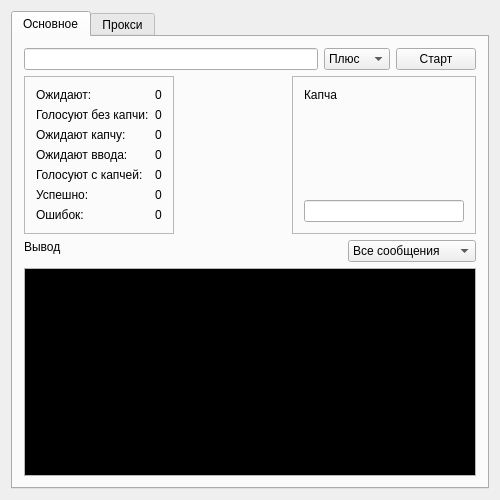
<?xml version="1.0" encoding="UTF-8"?>
<ui version="4.0">
 <class>GUI</class>
 <widget class="QWidget" name="GUI">
  <property name="geometry">
   <rect>
    <x>0</x>
    <y>0</y>
    <width>500</width>
    <height>500</height>
   </rect>
  </property>
  <property name="minimumSize">
   <size>
    <width>400</width>
    <height>500</height>
   </size>
  </property>
  <property name="windowTitle">
   <string>MainWindow</string>
  </property>
  <layout class="QGridLayout" name="gridLayout_9">
   <item row="0" column="0">
    <widget class="QTabWidget" name="tabs">
     <property name="currentIndex">
      <number>0</number>
     </property>
     <widget class="QWidget" name="tab_1">
      <attribute name="title">
       <string>Основное</string>
      </attribute>
      <layout class="QGridLayout" name="gridLayout_6">
       <item row="6" column="0">
        <layout class="QVBoxLayout" name="verticalLayout">
         <item>
          <layout class="QHBoxLayout" name="horizontalLayout_5">
           <item alignment="Qt::AlignLeft|Qt::AlignTop">
            <widget class="QLabel" name="label_2">
             <property name="text">
              <string>Вывод</string>
             </property>
            </widget>
           </item>
           <item alignment="Qt::AlignRight|Qt::AlignTop">
            <widget class="QComboBox" name="combobox_loglevel">
             <item>
              <property name="text">
               <string>Все сообщения</string>
              </property>
             </item>
             <item>
              <property name="text">
               <string>Только основные</string>
              </property>
             </item>
            </widget>
           </item>
          </layout>
         </item>
         <item>
          <widget class="QPlainTextEdit" name="editor_output">
           <property name="minimumSize">
            <size>
             <width>0</width>
             <height>0</height>
            </size>
           </property>
           <property name="palette">
            <palette>
             <active>
              <colorrole role="Light">
               <brush brushstyle="SolidPattern">
                <color alpha="255">
                 <red>255</red>
                 <green>255</green>
                 <blue>255</blue>
                </color>
               </brush>
              </colorrole>
              <colorrole role="Text">
               <brush brushstyle="SolidPattern">
                <color alpha="255">
                 <red>255</red>
                 <green>255</green>
                 <blue>255</blue>
                </color>
               </brush>
              </colorrole>
              <colorrole role="Base">
               <brush brushstyle="SolidPattern">
                <color alpha="255">
                 <red>0</red>
                 <green>0</green>
                 <blue>0</blue>
                </color>
               </brush>
              </colorrole>
             </active>
             <inactive>
              <colorrole role="Light">
               <brush brushstyle="SolidPattern">
                <color alpha="255">
                 <red>255</red>
                 <green>255</green>
                 <blue>255</blue>
                </color>
               </brush>
              </colorrole>
              <colorrole role="Text">
               <brush brushstyle="SolidPattern">
                <color alpha="255">
                 <red>255</red>
                 <green>255</green>
                 <blue>255</blue>
                </color>
               </brush>
              </colorrole>
              <colorrole role="Base">
               <brush brushstyle="SolidPattern">
                <color alpha="255">
                 <red>0</red>
                 <green>0</green>
                 <blue>0</blue>
                </color>
               </brush>
              </colorrole>
             </inactive>
             <disabled>
              <colorrole role="Light">
               <brush brushstyle="SolidPattern">
                <color alpha="255">
                 <red>255</red>
                 <green>255</green>
                 <blue>255</blue>
                </color>
               </brush>
              </colorrole>
              <colorrole role="Text">
               <brush brushstyle="SolidPattern">
                <color alpha="255">
                 <red>122</red>
                 <green>122</green>
                 <blue>122</blue>
                </color>
               </brush>
              </colorrole>
              <colorrole role="Base">
               <brush brushstyle="SolidPattern">
                <color alpha="255">
                 <red>255</red>
                 <green>255</green>
                 <blue>255</blue>
                </color>
               </brush>
              </colorrole>
             </disabled>
            </palette>
           </property>
           <property name="font">
            <font>
             <family>Andale Mono</family>
             <pointsize>12</pointsize>
            </font>
           </property>
           <property name="toolTip">
            <string>&lt;html&gt;&lt;head/&gt;&lt;body&gt;&lt;p&gt;Сообщения о работе&lt;/p&gt;&lt;/body&gt;&lt;/html&gt;</string>
           </property>
           <property name="verticalScrollBarPolicy">
            <enum>Qt::ScrollBarAsNeeded</enum>
           </property>
           <property name="readOnly">
            <bool>false</bool>
           </property>
           <property name="plainText">
            <string/>
           </property>
          </widget>
         </item>
        </layout>
       </item>
       <item row="5" column="0">
        <layout class="QGridLayout" name="gridLayout">
         <item row="0" column="0">
          <widget class="QFrame" name="frame_2">
           <property name="toolTip">
            <string>&lt;html&gt;&lt;head/&gt;&lt;body&gt;&lt;p&gt;Информация о прокси&lt;/p&gt;&lt;/body&gt;&lt;/html&gt;</string>
           </property>
           <property name="frameShape">
            <enum>QFrame::StyledPanel</enum>
           </property>
           <property name="frameShadow">
            <enum>QFrame::Raised</enum>
           </property>
           <layout class="QGridLayout" name="gridLayout_3">
            <item row="0" column="1">
             <layout class="QGridLayout" name="gridLayout_5">
              <item row="0" column="0">
               <widget class="QLabel" name="label_5">
                <property name="text">
                 <string>Ожидают:</string>
                </property>
               </widget>
              </item>
              <item row="0" column="1">
               <widget class="QLabel" name="label_counter_wait">
                <property name="text">
                 <string>0</string>
                </property>
               </widget>
              </item>
              <item row="1" column="0">
               <widget class="QLabel" name="label_10">
                <property name="text">
                 <string>Голосуют без капчи:</string>
                </property>
               </widget>
              </item>
              <item row="1" column="1">
               <widget class="QLabel" name="label_counter_try_vote">
                <property name="text">
                 <string>0</string>
                </property>
               </widget>
              </item>
              <item row="2" column="0">
               <widget class="QLabel" name="label_12">
                <property name="text">
                 <string>Ожидают капчу:</string>
                </property>
               </widget>
              </item>
              <item row="2" column="1">
               <widget class="QLabel" name="label_counter_captcha">
                <property name="text">
                 <string>0</string>
                </property>
               </widget>
              </item>
              <item row="4" column="0">
               <widget class="QLabel" name="label_14">
                <property name="text">
                 <string>Голосуют с капчей:</string>
                </property>
               </widget>
              </item>
              <item row="4" column="1">
               <widget class="QLabel" name="label_counter_vote">
                <property name="text">
                 <string>0</string>
                </property>
               </widget>
              </item>
              <item row="3" column="0">
               <widget class="QLabel" name="label_9">
                <property name="text">
                 <string>Ожидают ввода:</string>
                </property>
               </widget>
              </item>
              <item row="6" column="0">
               <widget class="QLabel" name="label">
                <property name="text">
                 <string>Ошибок:</string>
                </property>
               </widget>
              </item>
              <item row="3" column="1">
               <widget class="QLabel" name="label_counter_enter">
                <property name="text">
                 <string>0</string>
                </property>
               </widget>
              </item>
              <item row="6" column="1">
               <widget class="QLabel" name="label_counter_errors">
                <property name="text">
                 <string>0</string>
                </property>
               </widget>
              </item>
              <item row="5" column="0">
               <widget class="QLabel" name="label_11">
                <property name="text">
                 <string>Успешно:</string>
                </property>
               </widget>
              </item>
              <item row="5" column="1">
               <widget class="QLabel" name="label_counter_success">
                <property name="text">
                 <string>0</string>
                </property>
               </widget>
              </item>
             </layout>
            </item>
           </layout>
          </widget>
         </item>
         <item row="0" column="2">
          <widget class="QFrame" name="frame_5">
           <property name="toolTip">
            <string>&lt;html&gt;&lt;head/&gt;&lt;body&gt;&lt;p&gt;Капча&lt;/p&gt;&lt;/body&gt;&lt;/html&gt;</string>
           </property>
           <property name="frameShape">
            <enum>QFrame::StyledPanel</enum>
           </property>
           <property name="frameShadow">
            <enum>QFrame::Raised</enum>
           </property>
           <layout class="QGridLayout" name="gridLayout_8">
            <item row="0" column="0">
             <layout class="QVBoxLayout" name="verticalLayout_3">
              <item alignment="Qt::AlignLeft|Qt::AlignTop">
               <widget class="QLabel" name="label_text_proxy">
                <property name="text">
                 <string>Капча</string>
                </property>
               </widget>
              </item>
              <item>
               <widget class="QLabel" name="label_captcha">
                <property name="sizePolicy">
                 <sizepolicy hsizetype="Preferred" vsizetype="Preferred">
                  <horstretch>0</horstretch>
                  <verstretch>0</verstretch>
                 </sizepolicy>
                </property>
                <property name="minimumSize">
                 <size>
                  <width>160</width>
                  <height>50</height>
                 </size>
                </property>
                <property name="text">
                 <string/>
                </property>
               </widget>
              </item>
              <item>
               <widget class="QLineEdit" name="line_captcha">
                <property name="toolTip">
                 <string>&lt;html&gt;&lt;head/&gt;&lt;body&gt;&lt;p&gt;Ввод капчи&lt;/p&gt;&lt;/body&gt;&lt;/html&gt;</string>
                </property>
               </widget>
              </item>
             </layout>
            </item>
           </layout>
          </widget>
         </item>
         <item row="0" column="1">
          <spacer name="horizontalSpacer_2">
           <property name="orientation">
            <enum>Qt::Horizontal</enum>
           </property>
           <property name="sizeHint" stdset="0">
            <size>
             <width>40</width>
             <height>20</height>
            </size>
           </property>
          </spacer>
         </item>
        </layout>
       </item>
       <item row="0" column="0">
        <layout class="QHBoxLayout" name="horizontalLayout_4">
         <item>
          <widget class="QLineEdit" name="line_thread">
           <property name="toolTip">
            <string>&lt;html&gt;&lt;head/&gt;&lt;body&gt;&lt;p&gt;Номер треда&lt;/p&gt;&lt;/body&gt;&lt;/html&gt;</string>
           </property>
           <property name="text">
            <string/>
           </property>
          </widget>
         </item>
         <item>
          <widget class="QComboBox" name="combobox_rate">
           <property name="enabled">
            <bool>true</bool>
           </property>
           <property name="toolTip">
            <string>&lt;html&gt;&lt;head/&gt;&lt;body&gt;&lt;p&gt;Голос&lt;/p&gt;&lt;/body&gt;&lt;/html&gt;</string>
           </property>
           <property name="frame">
            <bool>true</bool>
           </property>
           <item>
            <property name="text">
             <string notr="true">Плюс</string>
            </property>
           </item>
           <item>
            <property name="text">
             <string notr="true">Минус</string>
            </property>
           </item>
          </widget>
         </item>
         <item>
          <widget class="QPushButton" name="button_start">
           <property name="toolTip">
            <string>&lt;html&gt;&lt;head/&gt;&lt;body&gt;&lt;p&gt;Запуск или остановка&lt;/p&gt;&lt;/body&gt;&lt;/html&gt;</string>
           </property>
           <property name="text">
            <string>Старт</string>
           </property>
          </widget>
         </item>
        </layout>
       </item>
      </layout>
     </widget>
     <widget class="QWidget" name="tab_2">
      <attribute name="title">
       <string>Прокси</string>
      </attribute>
      <layout class="QGridLayout" name="gridLayout_7">
       <item row="2" column="0">
        <layout class="QVBoxLayout" name="verticalLayout_2">
         <item>
          <layout class="QHBoxLayout" name="horizontalLayout">
           <item alignment="Qt::AlignLeft">
            <widget class="QLabel" name="label_8">
             <property name="text">
              <string>&lt;html&gt;&lt;head/&gt;&lt;body&gt;&lt;p&gt;Проксилист&lt;/p&gt;&lt;/body&gt;&lt;/html&gt;</string>
             </property>
            </widget>
           </item>
           <item>
            <layout class="QHBoxLayout" name="horizontalLayout_2">
             <item>
              <widget class="QPushButton" name="button_proxies_from_file">
               <property name="toolTip">
                <string>&lt;html&gt;&lt;head/&gt;&lt;body&gt;&lt;p&gt;Загрузить прокси из файла&lt;/p&gt;&lt;/body&gt;&lt;/html&gt;</string>
               </property>
               <property name="text">
                <string>Из файла</string>
               </property>
              </widget>
             </item>
             <item>
              <widget class="QPushButton" name="button_proxies_accept">
               <property name="toolTip">
                <string>&lt;html&gt;&lt;head/&gt;&lt;body&gt;&lt;p&gt;Обработать и зафиксировать прокси&lt;/p&gt;&lt;/body&gt;&lt;/html&gt;</string>
               </property>
               <property name="text">
                <string>Принять</string>
               </property>
              </widget>
             </item>
            </layout>
           </item>
          </layout>
         </item>
         <item>
          <widget class="QPlainTextEdit" name="editor_proxies">
           <property name="toolTip">
            <string>&lt;html&gt;&lt;head/&gt;&lt;body&gt;&lt;p&gt;Вставьте сюда текст, содержащий прокси (можно скопировать страницу из браузера), либо нажмите &lt;span style=&quot; font-weight:600;&quot;&gt;Из файла&lt;/span&gt;.&lt;/p&gt;&lt;p&gt;Затем нажмите &lt;span style=&quot; font-weight:600;&quot;&gt;Принять&lt;/span&gt;, чтобы зафиксировать список прокси.&lt;/p&gt;&lt;/body&gt;&lt;/html&gt;</string>
           </property>
          </widget>
         </item>
        </layout>
       </item>
       <item row="0" column="0">
        <layout class="QHBoxLayout" name="horizontalLayout_3">
         <item alignment="Qt::AlignLeft">
          <widget class="QFrame" name="frame">
           <property name="frameShape">
            <enum>QFrame::StyledPanel</enum>
           </property>
           <property name="frameShadow">
            <enum>QFrame::Raised</enum>
           </property>
           <layout class="QGridLayout" name="gridLayout_2">
            <item row="1" column="0">
             <layout class="QVBoxLayout" name="verticalLayout_5">
              <item>
               <layout class="QGridLayout" name="gridLayout_4">
                <item row="0" column="0">
                 <widget class="QLabel" name="label_4">
                  <property name="text">
                   <string>Всего прокси:</string>
                  </property>
                 </widget>
                </item>
                <item row="0" column="1">
                 <widget class="QLabel" name="label_proxy_count">
                  <property name="text">
                   <string>0</string>
                  </property>
                 </widget>
                </item>
                <item row="1" column="0">
                 <widget class="QLabel" name="label_6">
                  <property name="text">
                   <string>Использовать:</string>
                  </property>
                 </widget>
                </item>
                <item row="1" column="1">
                 <widget class="QSpinBox" name="spinbox_max_proxies">
                  <property name="toolTip">
                   <string>&lt;html&gt;&lt;head/&gt;&lt;body&gt;&lt;p&gt;Если есть список из 100 прокси, указано&lt;span style=&quot; font-weight:600;&quot;&gt; пропустить &lt;/span&gt;10 и &lt;span style=&quot; font-weight:600;&quot;&gt;использовать &lt;/span&gt;20, будут использованы прокси с 11 по 31 (всего 20)&lt;/p&gt;&lt;/body&gt;&lt;/html&gt;</string>
                  </property>
                  <property name="maximum">
                   <number>100000</number>
                  </property>
                 </widget>
                </item>
                <item row="2" column="0">
                 <widget class="QLabel" name="label_7">
                  <property name="text">
                   <string>Пропустить:</string>
                  </property>
                 </widget>
                </item>
                <item row="2" column="1">
                 <widget class="QSpinBox" name="spinbox_ignore_proxies">
                  <property name="toolTip">
                   <string>&lt;html&gt;&lt;head/&gt;&lt;body&gt;&lt;p&gt;Если есть список из 100 прокси, указано&lt;span style=&quot; font-weight:600;&quot;&gt; пропустить &lt;/span&gt;10 и &lt;span style=&quot; font-weight:600;&quot;&gt;использовать &lt;/span&gt;20, будут использованы прокси с 11 по 31 (всего 20)&lt;/p&gt;&lt;/body&gt;&lt;/html&gt;</string>
                  </property>
                  <property name="maximum">
                   <number>100000</number>
                  </property>
                 </widget>
                </item>
               </layout>
              </item>
             </layout>
            </item>
           </layout>
          </widget>
         </item>
         <item>
          <spacer name="horizontalSpacer">
           <property name="orientation">
            <enum>Qt::Horizontal</enum>
           </property>
           <property name="sizeHint" stdset="0">
            <size>
             <width>40</width>
             <height>20</height>
            </size>
           </property>
          </spacer>
         </item>
        </layout>
       </item>
      </layout>
     </widget>
    </widget>
   </item>
  </layout>
 </widget>
 <layoutdefault spacing="6" margin="11"/>
 <tabstops>
  <tabstop>tabs</tabstop>
  <tabstop>line_thread</tabstop>
  <tabstop>combobox_rate</tabstop>
  <tabstop>button_start</tabstop>
  <tabstop>editor_output</tabstop>
  <tabstop>line_captcha</tabstop>
  <tabstop>spinbox_max_proxies</tabstop>
  <tabstop>spinbox_ignore_proxies</tabstop>
  <tabstop>button_proxies_from_file</tabstop>
  <tabstop>button_proxies_accept</tabstop>
  <tabstop>editor_proxies</tabstop>
 </tabstops>
 <resources/>
 <connections/>
</ui>
